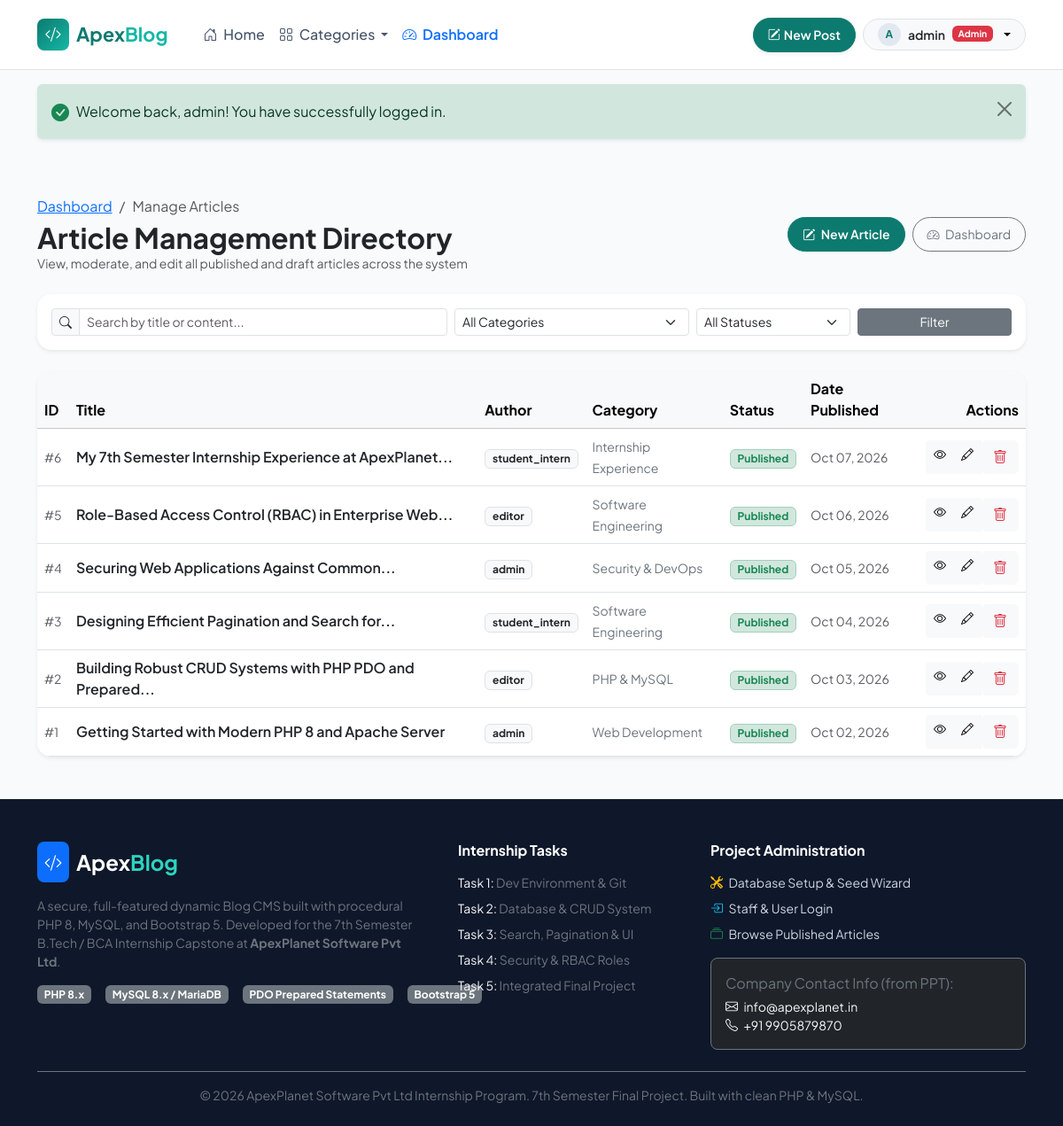
Screenshot of /admin/posts.php (signed in) with the database file from the repository.
### tables this page shows
CREATE TABLE `posts` (
  `id` INT AUTO_INCREMENT PRIMARY KEY,
  `user_id` INT NOT NULL,
  `title` VARCHAR(255) NOT NULL,
  `category` VARCHAR(50) NOT NULL DEFAULT 'Web Development',
  `content` TEXT NOT NULL,
  `status` ENUM('published', 'draft') NOT NULL DEFAULT 'published',
  `created_at` TIMESTAMP DEFAULT CURRENT_TIMESTAMP,
  `updated_at` TIMESTAMP DEFAULT CURRENT_TIMESTAMP ON UPDATE CURRENT_TIMESTAMP,
  INDEX (`user_id`),
  INDEX (`category`),
  INDEX (`status`),
  INDEX (`created_at`),
  CONSTRAINT `fk_posts_user` FOREIGN KEY (`user_id`) REFERENCES `users` (`id`) ON DELETE CASCADE ON UPDATE CASCADE
);

CREATE TABLE `users` (
  `id` INT AUTO_INCREMENT PRIMARY KEY,
  `username` VARCHAR(50) NOT NULL UNIQUE,
  `email` VARCHAR(100) NOT NULL UNIQUE,
  `password` VARCHAR(255) NOT NULL,
  `role` ENUM('admin', 'editor', 'user') NOT NULL DEFAULT 'user',
  `created_at` TIMESTAMP DEFAULT CURRENT_TIMESTAMP
);

### config/functions.php (called while the page is built, shortened)
<?php
function e(?string $string): string {
    return htmlspecialchars((string)$string, ENT_QUOTES, 'UTF-8');
}
function current_user(): ?array {
    return $_SESSION['user'] ?? null;
}
function can_delete_post(array $post, ?array $user = null): bool {
    $user = $user ?? current_user();
    if ($user['role'] === 'admin') return true;
    return (int)$post['user_id'] === (int)$user['id'];
}
function truncate_text(string $text, int $limit = 140, string $end = '...'): string {
    $cleanText = strip_tags($text);
    if (mb_strlen($cleanText) <= $limit) {
        return $cleanText;
    }
    $truncated = mb_substr($cleanText, 0, $limit);
    $lastSpace = mb_strrpos($truncated, ' ');
    if ($lastSpace !== false) {
        $truncated = mb_substr($truncated, 0, $lastSpace);
    }
    return $truncated . $end;
}

### admin/posts.php (the view, shortened to what this page needs)
<?php
require_once __DIR__ . '/../config/functions.php';
$pdo = getDBConnection();
$searchQuery = trim($_GET['q'] ?? '');
$where = [];
$params = [];
$whereSql = !empty($where) ? 'WHERE ' . implode(' AND ', $where) : '';
$stmt = $pdo->prepare("
    SELECT posts.*, users.username, users.role AS author_role
    FROM posts
    JOIN users ON posts.user_id = users.id
    $whereSql
    ORDER BY posts.created_at DESC
");
$stmt->execute($params);
$posts = $stmt->fetchAll();
require_once __DIR__ . '/../includes/header.php';
?>
<div class="container py-5">
    <div class="d-flex flex-wrap align-items-center justify-content-between gap-3 mb-4">
        <div>
            <nav aria-label="breadcrumb">
                <ol class="breadcrumb mb-1 small">
                    <li class="breadcrumb-item"><a href="<?= BASE_URL ?>/admin/dashboard.php">Dashboard</a></li>
                    <li class="breadcrumb-item active">Manage Articles</li>
                </ol>
            </nav>
            <h2 class="fw-bold text-dark mb-0">Article Management Directory</h2>
            <p class="text-muted small mb-0">View, moderate, and edit all published and draft articles across the system</p>
        </div>
        <div class="d-flex gap-2">
            <a href="<?= BASE_URL ?>/posts/create.php" class="btn btn-primary-custom btn-sm rounded-pill px-3 py-2">
                <i class="bi bi-pencil-square me-1"></i> New Article
            </a>
            <a href="<?= BASE_URL ?>/admin/dashboard.php" class="btn btn-outline-secondary btn-sm rounded-pill px-3 py-2">
                <i class="bi bi-speedometer2 me-1"></i> Dashboard
            </a>
        </div>
    </div>
    <div class="card border-0 shadow-sm rounded-4 p-3 mb-4 bg-white">
        <form method="GET" action="" class="row g-2 align-items-center">
            <div class="col-md-5">
                <div class="input-group input-group-sm">
                    <span class="input-group-text bg-light"><i class="bi bi-search"></i></span>
                    <input type="text" name="q" class="form-control" placeholder="Search by title or content..." value="<?= e($searchQuery) ?>">
                </div>
            </div>
            <div class="col-6 col-md-3">
                <select name="category" class="form-select form-select-sm">
                    <option value="">All Categories</option>
                </select>
            </div>
            <div class="col-6 col-md-2">
                <select name="status" class="form-select form-select-sm">
                    <option value="">All Statuses</option>
                </select>
            </div>
            <div class="col-12 col-md-2 d-flex gap-1">
                <button type="submit" class="btn btn-secondary btn-sm flex-grow-1">Filter</button>
            </div>
        </form>
    </div>
    <div class="card border-0 shadow-sm rounded-4 overflow-hidden bg-white">
        <div class="table-responsive">
            <table class="table table-hover align-middle mb-0">
                <thead class="table-light">
                    <tr>
                        <th>ID</th>
                        <th>Title</th>
                        <th>Author</th>
                        <th>Category</th>
                        <th>Status</th>
                        <th>Date Published</th>
                        <th class="text-end">Actions</th>
                    </tr>
                </thead>
                <tbody>
                    <?php if (empty($posts)): ?>
                        <tr>
                            <td colspan="7" class="text-center py-5 text-muted">
                                <i class="bi bi-inbox fs-2 d-block mb-2"></i>
                                No articles match the specified filters.
                            </td>
                        </tr>
                    <?php else: ?>
                        <?php foreach ($posts as $post): ?>
                            <tr>
                                <td class="text-muted small">#<?= (int)$post['id'] ?></td>
                                <td>
                                    <a href="<?= BASE_URL ?>/posts/view.php?id=<?= (int)$post['id'] ?>" class="text-decoration-none fw-semibold text-dark">
                                        <?= e(truncate_text($post['title'], 55)) ?>
                                    </a>
                                </td>
                                <td>
                                    <span class="badge bg-light text-dark border"><?= e($post['username']) ?></span>
                                </td>
                                <td>
                                    <span class="small text-secondary"><?= e($post['category']) ?></span>
                                </td>
                                <td>
                                    <?php if ($post['status'] === 'published'): ?>
                                        <span class="badge bg-success-subtle text-success border border-success-subtle">Published</span>
                                    <?php else: ?>
                                        <span class="badge bg-secondary-subtle text-secondary border">Draft</span>
                                    <?php endif; ?>
                                </td>
                                <td class="small text-muted">
                                    <?= date('M d, Y', strtotime($post['created_at'])) ?>
                                </td>
                                <td class="text-end">
                                    <div class="btn-group btn-group-sm">
                                        <a href="<?= BASE_URL ?>/posts/view.php?id=<?= (int)$post['id'] ?>" class="btn btn-light" title="View Article">
                                            <i class="bi bi-eye"></i>
                                        </a>
                                        <a href="<?= BASE_URL ?>/posts/edit.php?id=<?= (int)$post['id'] ?>" class="btn btn-light" title="Edit Article">
                                            <i class="bi bi-pencil"></i>
                                        </a>
                                        <?php if (can_delete_post($post)): ?>
                                            <form method="POST" action="<?= BASE_URL ?>/posts/delete.php" class="d-inline" onsubmit="return confirm('Permanently delete <?= e($post['title']) ?>?');">
                                                <button type="submit" class="btn btn-light text-danger" title="Delete Article">
                                                    <i class="bi bi-trash"></i>
                                                </button>
                                            </form>
                                        <?php endif; ?>
                                    </div>
                                </td>
                            </tr>
                        <?php endforeach; ?>
                    <?php endif; ?>
                </tbody>
            </table>
        </div>
    </div>
</div>
<?php require_once __DIR__ . '/../includes/footer.php'; ?>

### assets/css/style.css (style rules this page uses)
:root { --primary: #0d7a6f; --primary-dark: #08524a; --primary-light: #e6f7f5; --secondary: #64748b; --accent: #f59e0b; --dark: #0f172a; --light-bg: #f8fafc; --card-border: #e2e8f0; --text-main: #334155; --font-heading: 'Plus Jakarta Sans', system-ui, -apple-system, sans-serif; }
body { font-family: 'Plus Jakarta Sans', system-ui, -apple-system, sans-serif; background-color: var(--light-bg); color: var(--text-main); min-height: 100vh; display: flex; flex-direction: column; }
.btn-primary-custom { background-color: var(--primary); border-color: var(--primary); color: white; font-weight: 600; }

### rows the page displays
posts: id "6", title "My 7th Semester Internship Experience at ApexPlanet...", user.username "student_intern", category "Internship Experience", status "Published", created_at "Oct 07, 2026"
posts: id "5", title "Role-Based Access Control (RBAC) in Enterprise Web...", user.username "editor", category "Software Engineering", status "Published", created_at "Oct 06, 2026"
posts: id "4", title "Securing Web Applications Against Common...", user.username "admin", category "Security & DevOps", status "Published", created_at "Oct 05, 2026"
posts: id "3", title "Designing Efficient Pagination and Search for...", user.username "student_intern", category "Software Engineering", status "Published", created_at "Oct 04, 2026"
posts: id "2", title "Building Robust CRUD Systems with PHP PDO and Prepared...", user.username "editor", category "PHP & MySQL", status "Published", created_at "Oct 03, 2026"
posts: id "1", title "Getting Started with Modern PHP 8 and Apache Server", user.username "admin", category "Web Development", status "Published", created_at "Oct 02, 2026"

### other values shown
substr($currentUser['username'], 0, 1) "A"
$currentUser['username'] "admin"
$flash['message'] "Welcome back, admin! You have successfully logged in."
